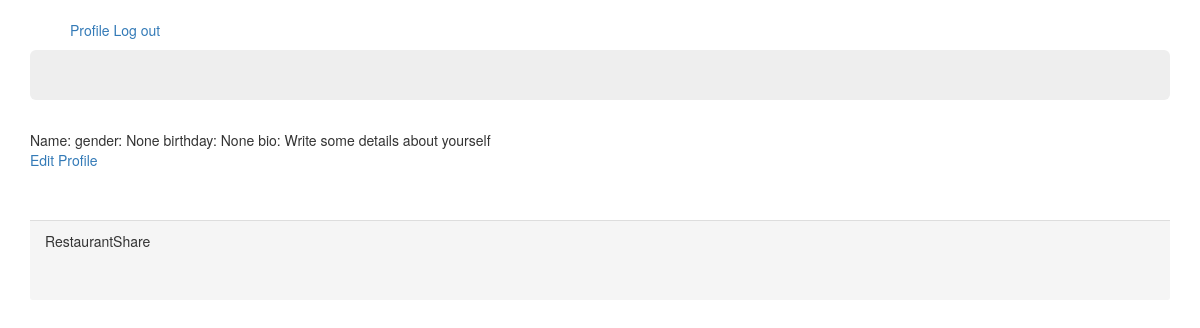
Page /users/1/ (signed in) on the committed database.
### users/models.py (models this page shows, shortened)
class User(AbstractUser):
    bio = models.TextField(default="Write some details about yourself", blank=True, null=True)
    GENDER_MALE = "male"
    GENDER_FEMALE = "female"
    GENDER_OTHER = "other"
    GENDER_CHOICES = (
        (GENDER_MALE, "Male"),
        (GENDER_FEMALE, "Female"),
        (GENDER_OTHER, "Other"),
    )
    gender = models.CharField(
        choices=GENDER_CHOICES, max_length=10, null=True, blank=True
    )
    birthday = models.DateField(null = True)

### users/views.py (the view)
# urls.py: path("<int:pk>/", views.user_profile.as_view(), name="userprofile"),
class user_profile(LoginRequiredMixin, CreatorOnlyView, DetailView):
    login_url = '/users/login/'
    model = user_models.User
    context_object_name = "user_obj"
    template_name = "users/profile.html"
    def get_context_data(self, **kwargs):
        context = super().get_context_data(**kwargs)
        return context

### users/mixins.py (called while the page is built)
    def test_func(self):
        self.object = self.get_object()
        return self.request.user == self.object

### templates/users/profile.html
{% extends "base.html" %}
{% block content %}
    <div>
        <div>
            <span>Name: {{user_obj.last_name}} {{user_obj.first_name}}</span>
            <span>gender: {{user.gender}}</span>
            <span>birthday: {{user.birthday}}</span>
            <span>bio: {{user.bio}}</span>
        </div>
        <a href="{% url 'users:profileupdate' %}">Edit Profile</a>
    </div>
{% endblock content %}

### rows in the picture
User: gender "None", birthday "None", bio "Write some details about yourself"
